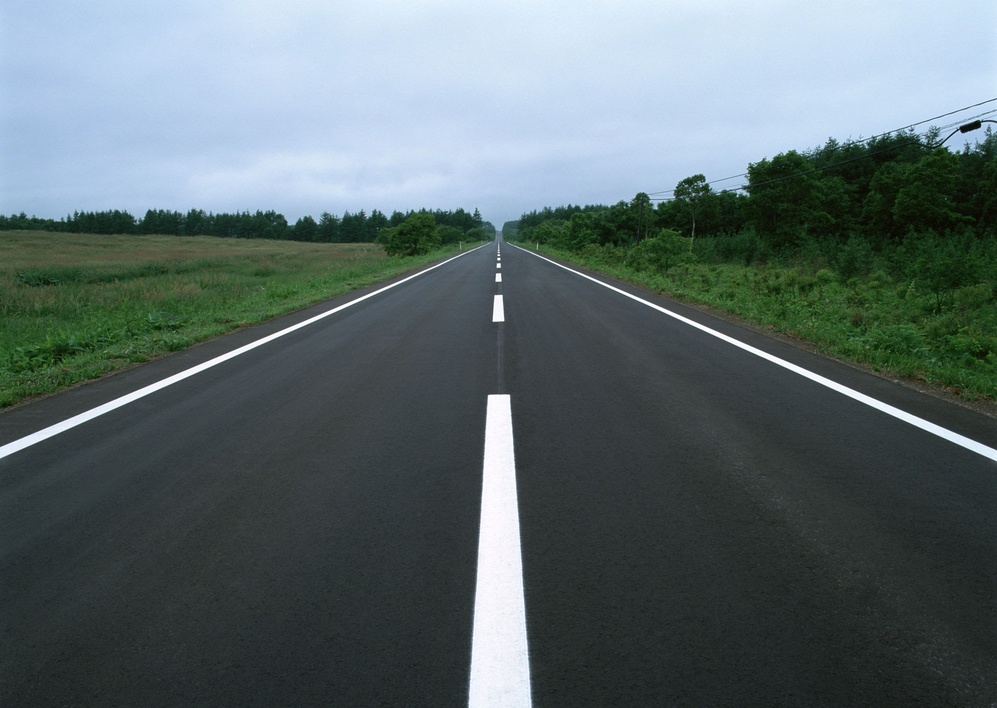
#> input picture Lane Detection/photo1.jpg, 997 x 708 px, shrunk from 2048 x 1454 before the run
$ python DetectionPhoto1.py
#> lines starting #> are read from the running program, lines starting #| are printed output that depends on the picture; after the words box and inside, x2 and y2 are one past the last pixel; in counts of white or black regions, pixels touching at a corner belong together
import matplotlib.pyplot as plt
import matplotlib.image as mpimg
import numpy as np
import cv2

# Read in the image and convert to grayscale
image = mpimg.imread('photo1.jpg')
#> image is the input picture: shape (708, 997, 3); mean R, G, B 92.6, 106.5, 108.6
gray = cv2.cvtColor(image, cv2.COLOR_RGB2GRAY)
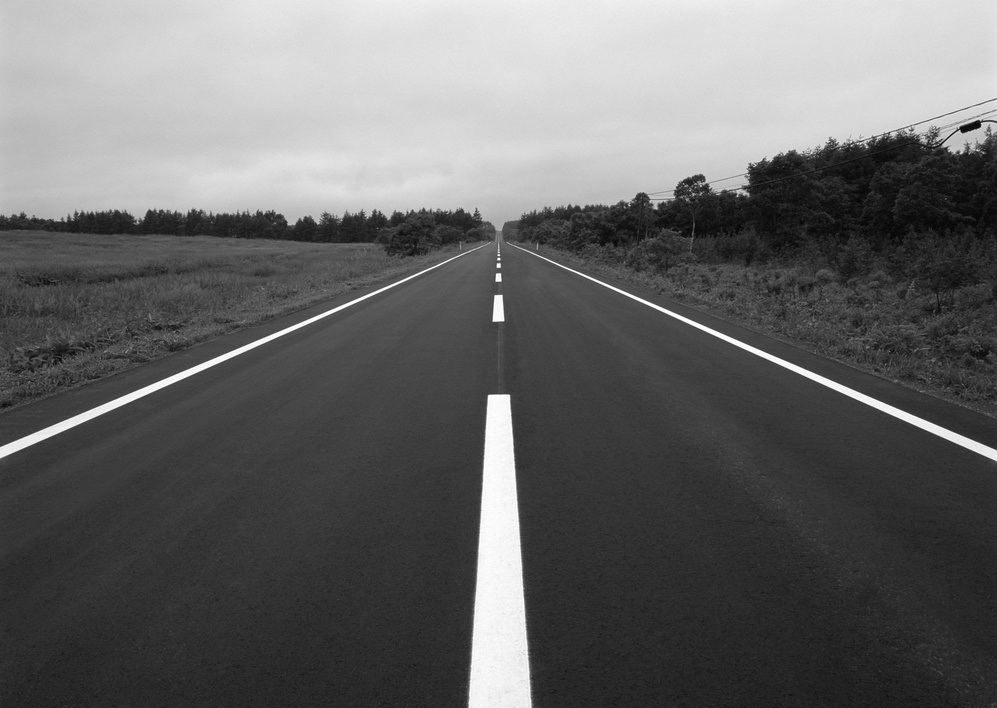
#> gray: shape (708, 997); min 4, max 255, mean 102.6

# Define a kernel size for Gaussian smoothing / blurring
# Note: this step is optional as cv2.Canny() applies a 5x5 Gaussian internally
kernel_size = 9
blur_gray = cv2.GaussianBlur(gray,(kernel_size, kernel_size), 0)

# Define parameters for Canny and run it
# NOTE: if you try running this code you might want to change these!
low_threshold = 10
high_threshold = 80
edges = cv2.Canny(blur_gray, low_threshold, high_threshold)
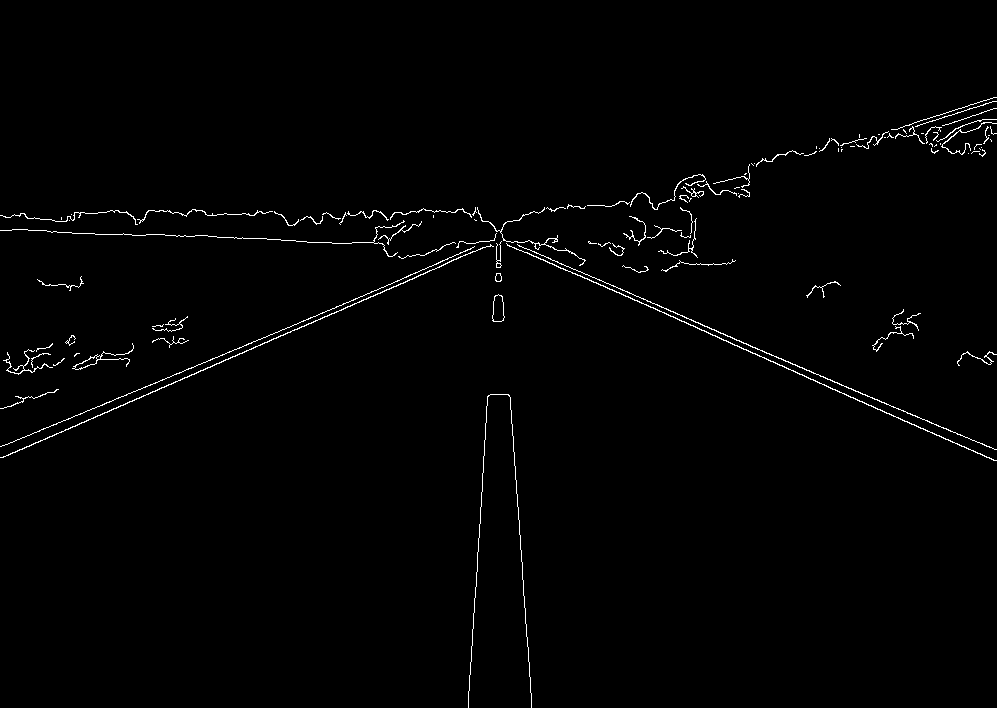
#> edges: shape (708, 997); 1.1% white in thin lines or dots, all inside (x1, y1, x2, y2) = (0, 97, 997, 708)

# Display the image
plt.imshow(edges, cmap='Greys_r')
plt.show()

$ run again, with Lane Detection/photo2.jpg copied over Lane Detection/photo1.jpg
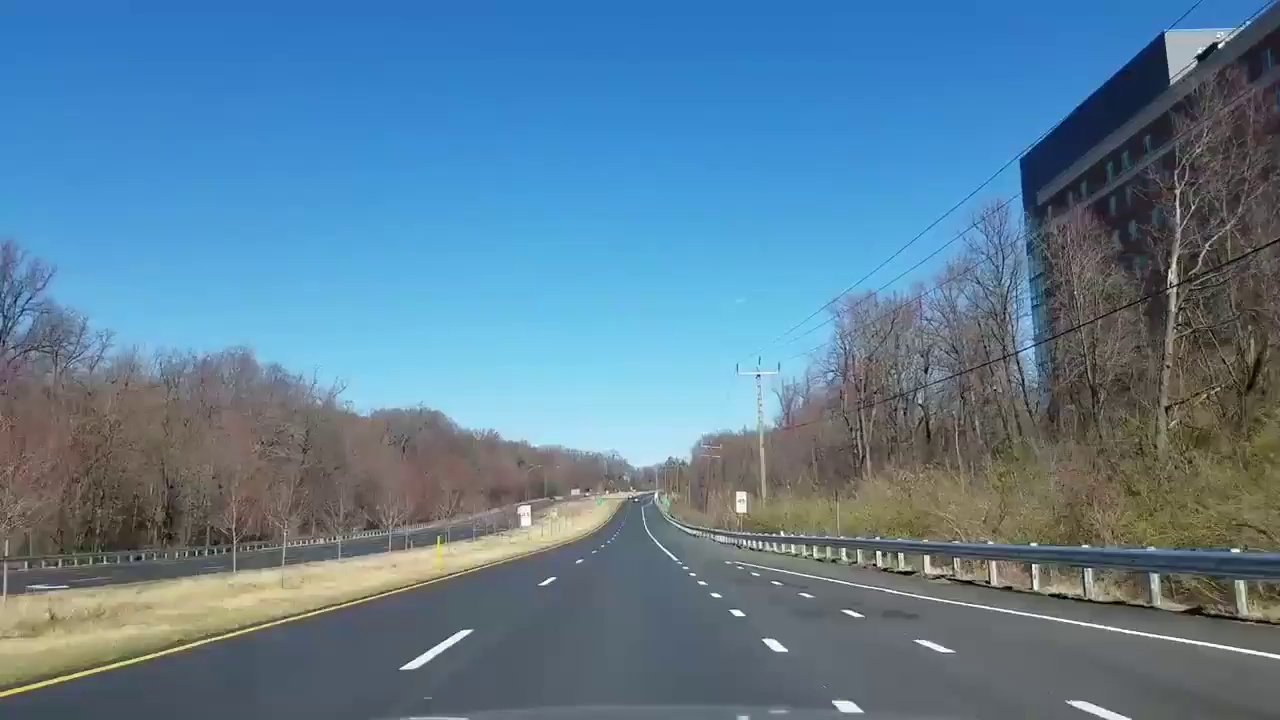
#> input picture Lane Detection/photo2.jpg, 1280 x 720 px
#> image is the input picture: shape (720, 1280, 3); mean R, G, B 92.5, 126.1, 149.5
#> `gray = cv2.cvtColor(image, cv2.COLOR_RGB2GRAY)`:
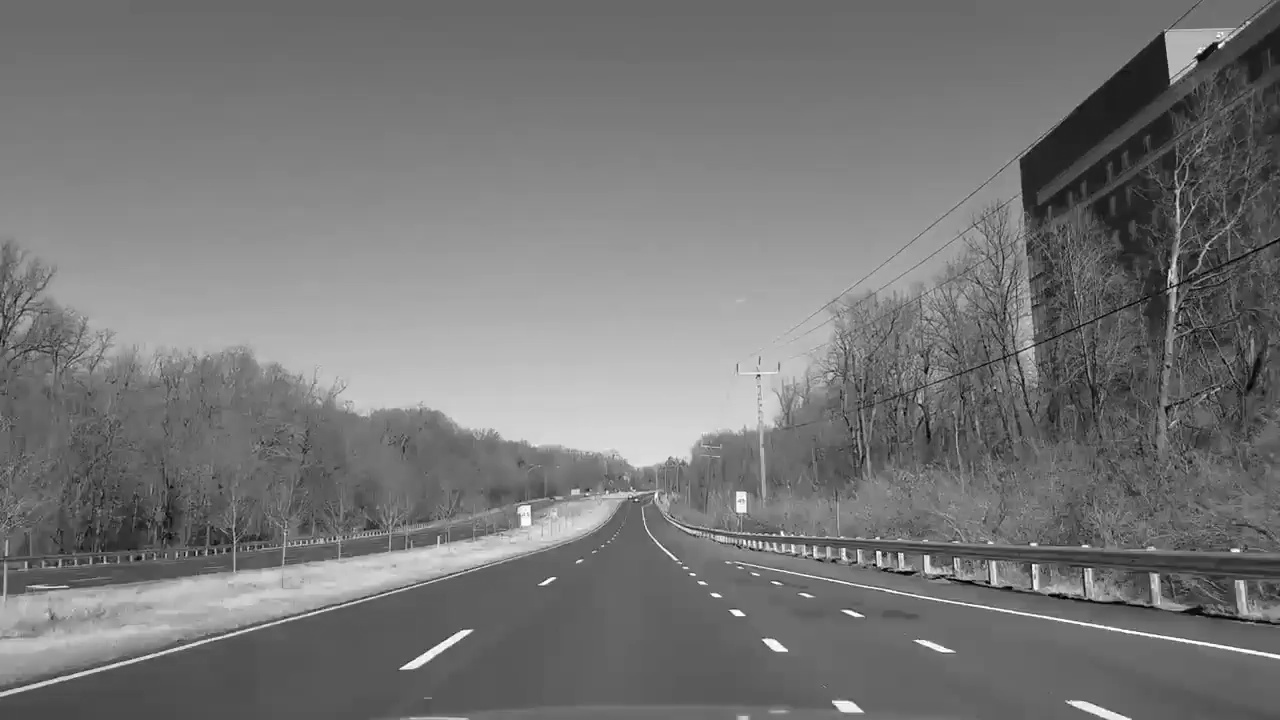
#> gray: shape (720, 1280); min 0, max 255, mean 118.7
#> `edges = cv2.Canny(blur_gray, low_threshold, high_threshold)`:
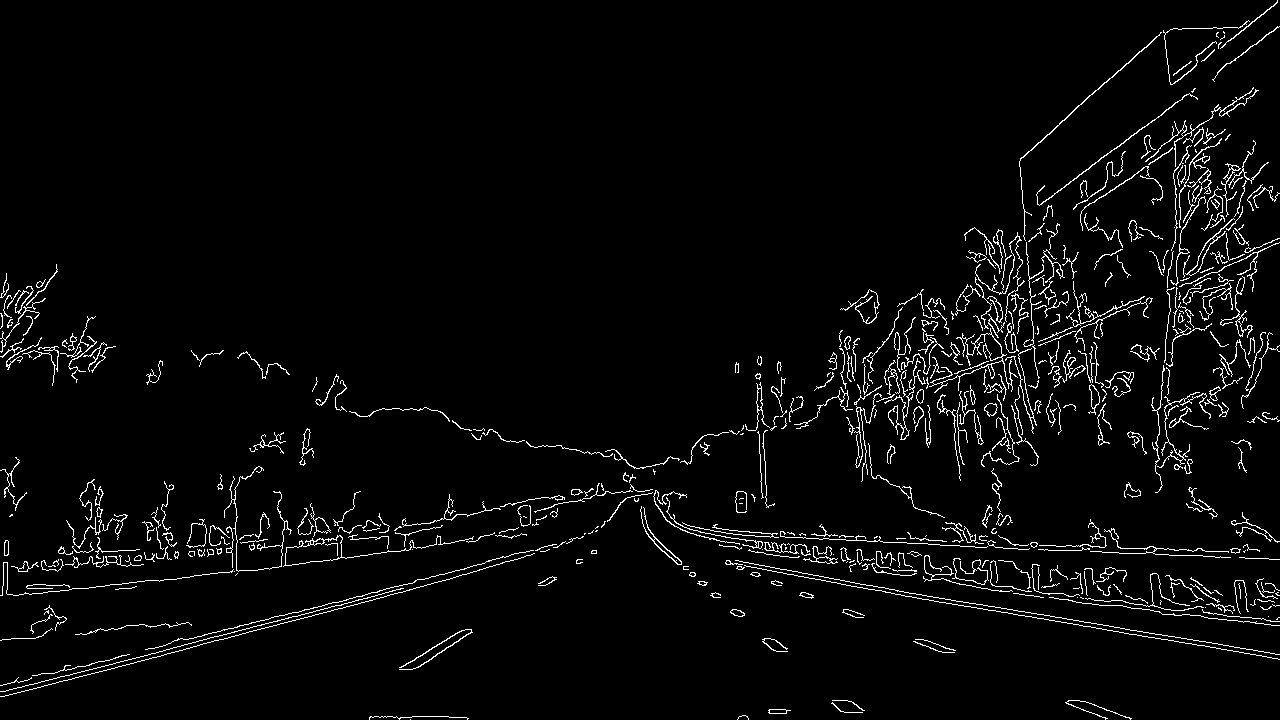
#> edges: shape (720, 1280); 3.5% white in thin lines or dots

$ run again, with Lane Detection/photo3.jpg copied over Lane Detection/photo1.jpg
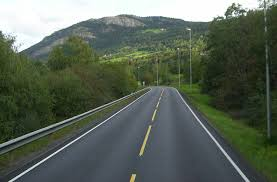
#> input picture Lane Detection/photo3.jpg, 277 x 182 px
#> image is the input picture: shape (182, 277, 3); mean R, G, B 89.4, 99.7, 87.2
#> `blur_gray = cv2.GaussianBlur(gray,(kernel_size, kernel_size), 0)`:
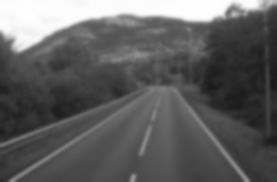
#> blur_gray: shape (182, 277); min 25, max 255, mean 95.2
#> `edges = cv2.Canny(blur_gray, low_threshold, high_threshold)`:
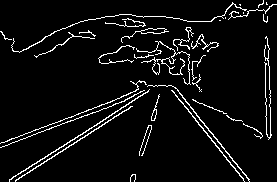
#> edges: shape (182, 277); 5.8% white in thin lines or dots
